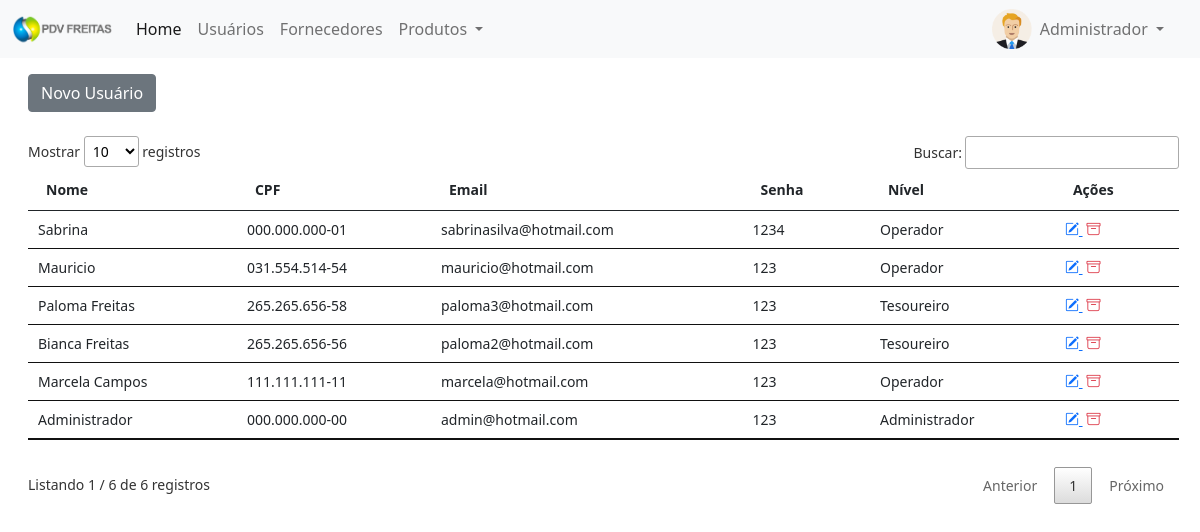
/pdv/painel-adm/index.php?pagina=usuarios (signed in), run on the app's committed database.
### tables this page shows
CREATE TABLE `usuarios` (
  `id` int(11) NOT NULL,
  `nome` varchar(50) NOT NULL,
  `email` varchar(50) NOT NULL,
  `cpf` varchar(20) NOT NULL,
  `senha` varchar(20) NOT NULL,
  `nivel` varchar(20) NOT NULL
);

### pdv/painel-adm/usuarios.php (the view, shortened to what this page needs)
<?php
$pag = 'usuarios';
require_once('../conexao.php');
?>
<a href="index.php?pagina=<?php echo $pag ?>&funcao=novo" type="button" class="btn btn-secondary mt-2">Novo Usuário</a>
<div class="mt-4" style="margin-right:25px">
	<?php
	$query = $pdo->query("SELECT * from usuarios order by id desc");
	$res = $query->fetchAll(PDO::FETCH_ASSOC);
	$total_reg = @count($res);
	if($total_reg > 0){
		?>
		<small>
			<table id="example" class="table table-hover my-4" style="width:100%">
				<thead>
					<tr>
						<th>Nome</th>
						<th>CPF</th>
						<th>Email</th>
						<th>Senha</th>
						<th>Nível</th>
						<th>Ações</th>
					</tr>
				</thead>
				<tbody>
					<?php
					for($i=0; $i < $total_reg; $i++){
							?>
						<tr>
							<td><?php echo $res[$i]['nome'] ?></td>
							<td><?php echo $res[$i]['cpf'] ?></td>
							<td><?php echo $res[$i]['email'] ?></td>
							<td><?php echo $res[$i]['senha'] ?></td>
							<td><?php echo $res[$i]['nivel'] ?></td>
							<td>
								<a href="index.php?pagina=<?php echo $pag ?>&funcao=editar&id=<?php echo $res[$i]['id'] ?>" title="Editar Registro">
									<i class="bi bi-pencil-square text-primary"></i>
								</a>
								<a href="index.php?pagina=<?php echo $pag ?>&funcao=deletar&id=<?php echo $res[$i]['id'] ?>" title="Excluir Registro">
									<i class="bi bi-archive text-danger mx-1"></i>
								</a>
							</td>
						</tr>
					<?php } ?>
				</tbody>
			</table>
		</small>
	<?php }else{
		echo '<p>Não existem dados para serem exibidos!!';
	} ?>
</div>

### pdv/painel-adm/index.php (shortened to what this page needs)
<?php
require_once('../conexao.php');
$menu1 = 'home';
$menu2 = 'usuarios';
$menu3 = 'fornecedores';
$query = $pdo->query("SELECT * from usuarios WHERE id = '$_SESSION[id_usuario]'");
$res = $query->fetchAll(PDO::FETCH_ASSOC);
$nome_usu = $res[0]['nome'];
 ?>
<!DOCTYPE html>
<html>
<head>
	<link href="https://cdn.jsdelivr.net/npm/bootstrap@5.0.0-beta1/dist/css/bootstrap.min.css" rel="stylesheet">
	<link rel="stylesheet" type="text/css" href="../vendor/DataTables/datatables.min.css"/>
	<link rel="stylesheet" href="https://cdn.jsdelivr.net/npm/bootstrap-icons@1.3.0/font/bootstrap-icons.css">
</head>
<body>
	<nav class="navbar navbar-expand-lg navbar-light bg-light">
  <div class="container-fluid">
    <a class="navbar-brand" href="index.php">
    	<img src="../img/logo-texto-escuro.png" width="100">
    </a>
    <div class="collapse navbar-collapse" id="navbarSupportedContent">
      <ul class="navbar-nav me-auto mb-2 mb-lg-0">
        <li class="nav-item">
          <a class="nav-link active" aria-current="page" href="index.php?pagina=<?php echo $menu1 ?>">Home</a>
        </li>
        <li class="nav-item">
          <a class="nav-link" href="index.php?pagina=<?php echo $menu2 ?>">Usuários</a>
        </li>
         <li class="nav-item">
          <a class="nav-link" href="index.php?pagina=<?php echo $menu3 ?>">Fornecedores</a>
        </li>
        <li class="nav-item dropdown">
          <a class="nav-link dropdown-toggle" href="#" id="navbarDropdown" role="button" data-bs-toggle="dropdown" aria-expanded="false">
            Produtos
          </a>
        </li>
      </ul>
      <div class="d-flex mx-3">
        <img src="../img/icone-user.png" width="40px" height="40px">
    <div class="collapse navbar-collapse" id="navbarNavDarkDropdown">
      <ul class="navbar-nav">
        <li class="nav-item dropdown">
          <a class="nav-link dropdown-toggle" href="#" id="navbarDarkDropdownMenuLink" role="button" data-bs-toggle="dropdown" aria-expanded="false">
            <?php echo $nome_usu ?>
          </a>
        </li>
      </ul>
    </div>
       </div>
    </div>
  </div>
</nav>
<div class="container-fluid mt-2 mx-3">
<?php
if(@$_GET['pagina'] == $menu1){
	require_once($menu1. '.php');
}
else if(@$_GET['pagina'] == $menu2){
	require_once($menu2. '.php');
}
 ?>
</div>
</body>
</html>

### data on the page
usuarios: nome "Administrador", cpf "000.000.000-00", email "admin@hotmail.com", senha "123", nivel "Administrador"
usuarios: nome "Sabrina", cpf "000.000.000-01", email "sabrinasilva@hotmail.com", senha "1234", nivel "Operador"
usuarios: nome "Mauricio", cpf "031.554.514-54", email "mauricio@hotmail.com", senha "123", nivel "Operador"
usuarios: nome "Paloma Freitas", cpf "265.265.656-58", email "paloma3@hotmail.com", senha "123", nivel "Tesoureiro"
usuarios: nome "Bianca Freitas", cpf "265.265.656-56", email "paloma2@hotmail.com", senha "123", nivel "Tesoureiro"
usuarios: nome "Marcela Campos", cpf "111.111.111-11", email "marcela@hotmail.com", senha "123", nivel "Operador"
